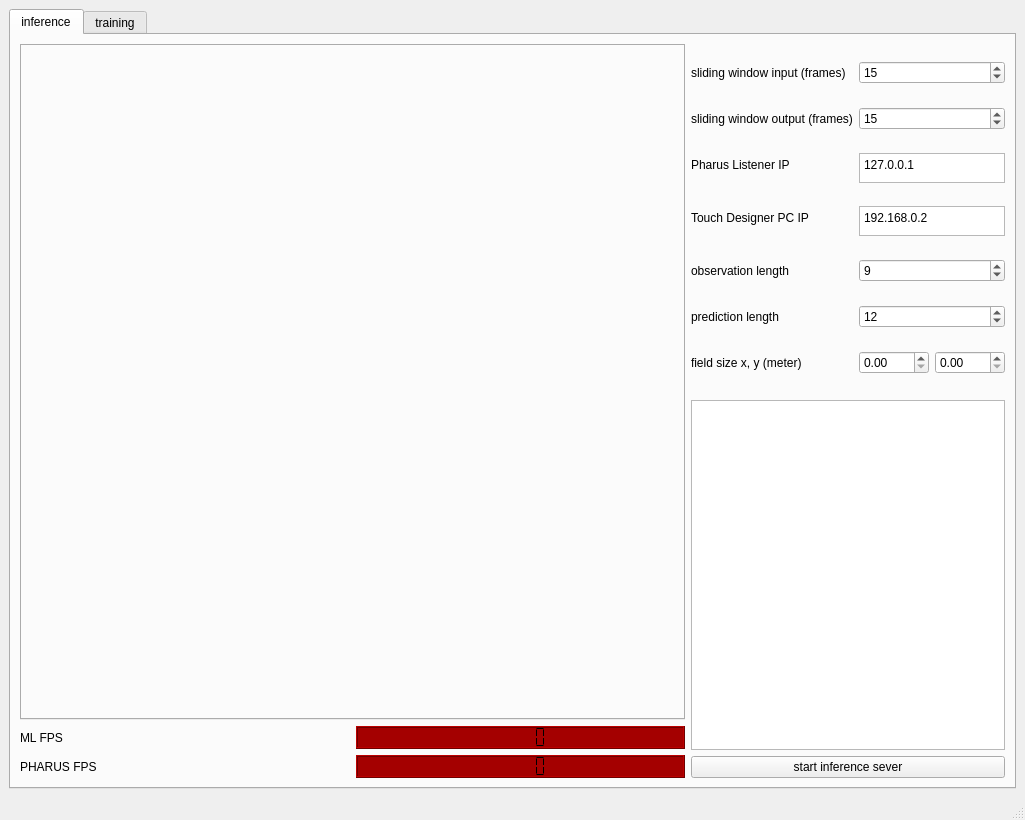
<?xml version="1.0" encoding="UTF-8"?>
<ui version="4.0">
 <class>MainWindow</class>
 <widget class="QMainWindow" name="MainWindow">
  <property name="geometry">
   <rect>
    <x>0</x>
    <y>0</y>
    <width>1025</width>
    <height>820</height>
   </rect>
  </property>
  <property name="windowTitle">
   <string>SystemFailed Trajectory Inference</string>
  </property>
  <property name="unifiedTitleAndToolBarOnMac">
   <bool>false</bool>
  </property>
  <widget class="QWidget" name="centralwidget">
   <layout class="QVBoxLayout" name="verticalLayout">
    <item>
     <widget class="QTabWidget" name="tabWidget">
      <property name="sizePolicy">
       <sizepolicy hsizetype="Expanding" vsizetype="Expanding">
        <horstretch>1</horstretch>
        <verstretch>1</verstretch>
       </sizepolicy>
      </property>
      <property name="sizeIncrement">
       <size>
        <width>1</width>
        <height>1</height>
       </size>
      </property>
      <property name="currentIndex">
       <number>0</number>
      </property>
      <widget class="QWidget" name="inference_tab">
       <attribute name="title">
        <string>inference</string>
       </attribute>
       <layout class="QHBoxLayout" name="horizontalLayout_3">
        <item>
         <layout class="QHBoxLayout" name="horizontalLayout_4">
          <property name="sizeConstraint">
           <enum>QLayout::SetNoConstraint</enum>
          </property>
          <item>
           <layout class="QVBoxLayout" name="verticalLayout_3">
            <property name="sizeConstraint">
             <enum>QLayout::SetNoConstraint</enum>
            </property>
            <item>
             <widget class="QTabWidget" name="visualizer">
              <property name="sizePolicy">
               <sizepolicy hsizetype="Expanding" vsizetype="Expanding">
                <horstretch>1</horstretch>
                <verstretch>1</verstretch>
               </sizepolicy>
              </property>
              <property name="sizeIncrement">
               <size>
                <width>1</width>
                <height>1</height>
               </size>
              </property>
              <property name="currentIndex">
               <number>-1</number>
              </property>
             </widget>
            </item>
            <item>
             <layout class="QHBoxLayout" name="horizontalLayout_2">
              <item>
               <layout class="QGridLayout" name="gridLayout">
                <item row="1" column="1">
                 <widget class="QLCDNumber" name="pharus_fps">
                  <property name="styleSheet">
                   <string notr="true">background-color: rgb(164, 0, 0);</string>
                  </property>
                  <property name="segmentStyle">
                   <enum>QLCDNumber::Flat</enum>
                  </property>
                 </widget>
                </item>
                <item row="1" column="0">
                 <widget class="QLabel" name="label_2">
                  <property name="text">
                   <string>PHARUS FPS</string>
                  </property>
                 </widget>
                </item>
                <item row="0" column="1">
                 <widget class="QLCDNumber" name="ml_fps">
                  <property name="styleSheet">
                   <string notr="true">background-color: rgb(164, 0, 0);</string>
                  </property>
                  <property name="segmentStyle">
                   <enum>QLCDNumber::Flat</enum>
                  </property>
                 </widget>
                </item>
                <item row="0" column="0">
                 <widget class="QLabel" name="label">
                  <property name="text">
                   <string>ML FPS</string>
                  </property>
                 </widget>
                </item>
               </layout>
              </item>
             </layout>
            </item>
           </layout>
          </item>
          <item>
           <layout class="QVBoxLayout" name="verticalLayout_2">
            <property name="spacing">
             <number>6</number>
            </property>
            <property name="sizeConstraint">
             <enum>QLayout::SetMaximumSize</enum>
            </property>
            <item>
             <layout class="QFormLayout" name="formLayout">
              <property name="sizeConstraint">
               <enum>QLayout::SetFixedSize</enum>
              </property>
              <property name="formAlignment">
               <set>Qt::AlignLeading|Qt::AlignLeft|Qt::AlignVCenter</set>
              </property>
              <item row="0" column="1">
               <widget class="QSpinBox" name="sliding_window_frames">
                <property name="minimum">
                 <number>1</number>
                </property>
                <property name="value">
                 <number>15</number>
                </property>
               </widget>
              </item>
              <item row="2" column="0">
               <widget class="QLabel" name="label_3">
                <property name="text">
                 <string>Pharus Listener IP</string>
                </property>
               </widget>
              </item>
              <item row="2" column="1">
               <widget class="QPlainTextEdit" name="pharus_listener_ip">
                <property name="sizePolicy">
                 <sizepolicy hsizetype="Fixed" vsizetype="MinimumExpanding">
                  <horstretch>0</horstretch>
                  <verstretch>0</verstretch>
                 </sizepolicy>
                </property>
                <property name="maximumSize">
                 <size>
                  <width>146</width>
                  <height>30</height>
                 </size>
                </property>
                <property name="plainText">
                 <string>127.0.0.1</string>
                </property>
               </widget>
              </item>
              <item row="3" column="0">
               <widget class="QLabel" name="label_4">
                <property name="text">
                 <string>Touch Designer PC IP</string>
                </property>
               </widget>
              </item>
              <item row="3" column="1">
               <widget class="QPlainTextEdit" name="touch_designer_pc_ip">
                <property name="sizePolicy">
                 <sizepolicy hsizetype="Minimum" vsizetype="Expanding">
                  <horstretch>0</horstretch>
                  <verstretch>0</verstretch>
                 </sizepolicy>
                </property>
                <property name="maximumSize">
                 <size>
                  <width>146</width>
                  <height>30</height>
                 </size>
                </property>
                <property name="plainText">
                 <string>192.168.0.2</string>
                </property>
               </widget>
              </item>
              <item row="4" column="0">
               <widget class="QLabel" name="label_7">
                <property name="text">
                 <string>observation length</string>
                </property>
               </widget>
              </item>
              <item row="4" column="1">
               <widget class="QSpinBox" name="inference_obs_length">
                <property name="sizePolicy">
                 <sizepolicy hsizetype="Minimum" vsizetype="Fixed">
                  <horstretch>0</horstretch>
                  <verstretch>0</verstretch>
                 </sizepolicy>
                </property>
                <property name="value">
                 <number>9</number>
                </property>
               </widget>
              </item>
              <item row="5" column="0">
               <widget class="QLabel" name="label_6">
                <property name="text">
                 <string>prediction length</string>
                </property>
               </widget>
              </item>
              <item row="5" column="1">
               <widget class="QSpinBox" name="inference_pred_length">
                <property name="sizePolicy">
                 <sizepolicy hsizetype="Minimum" vsizetype="Fixed">
                  <horstretch>0</horstretch>
                  <verstretch>0</verstretch>
                 </sizepolicy>
                </property>
                <property name="value">
                 <number>12</number>
                </property>
               </widget>
              </item>
              <item row="6" column="0">
               <widget class="QLabel" name="label_8">
                <property name="text">
                 <string>field size x, y (meter)</string>
                </property>
               </widget>
              </item>
              <item row="6" column="1">
               <layout class="QHBoxLayout" name="horizontalLayout">
                <property name="sizeConstraint">
                 <enum>QLayout::SetFixedSize</enum>
                </property>
                <item>
                 <widget class="QDoubleSpinBox" name="doubleSpinBox_2">
                  <property name="sizePolicy">
                   <sizepolicy hsizetype="Minimum" vsizetype="Fixed">
                    <horstretch>0</horstretch>
                    <verstretch>0</verstretch>
                   </sizepolicy>
                  </property>
                 </widget>
                </item>
                <item>
                 <widget class="QDoubleSpinBox" name="doubleSpinBox">
                  <property name="sizePolicy">
                   <sizepolicy hsizetype="Minimum" vsizetype="Fixed">
                    <horstretch>0</horstretch>
                    <verstretch>0</verstretch>
                   </sizepolicy>
                  </property>
                 </widget>
                </item>
               </layout>
              </item>
              <item row="0" column="0">
               <widget class="QLabel" name="label_19">
                <property name="text">
                 <string>sliding window input (frames)</string>
                </property>
               </widget>
              </item>
              <item row="1" column="0">
               <widget class="QLabel" name="label_20">
                <property name="text">
                 <string>sliding window output (frames)</string>
                </property>
               </widget>
              </item>
              <item row="1" column="1">
               <widget class="QSpinBox" name="sliding_window_frames_output">
                <property name="minimum">
                 <number>1</number>
                </property>
                <property name="value">
                 <number>15</number>
                </property>
               </widget>
              </item>
             </layout>
            </item>
            <item>
             <widget class="QListView" name="model_list_view">
              <property name="sizePolicy">
               <sizepolicy hsizetype="Minimum" vsizetype="Expanding">
                <horstretch>0</horstretch>
                <verstretch>0</verstretch>
               </sizepolicy>
              </property>
             </widget>
            </item>
            <item>
             <widget class="QPushButton" name="start_button">
              <property name="text">
               <string>start inference sever</string>
              </property>
             </widget>
            </item>
           </layout>
          </item>
         </layout>
        </item>
       </layout>
      </widget>
      <widget class="QWidget" name="training_tab">
       <attribute name="title">
        <string>training</string>
       </attribute>
       <layout class="QVBoxLayout" name="verticalLayout_6">
        <item>
         <layout class="QHBoxLayout" name="horizontalLayout_5">
          <property name="sizeConstraint">
           <enum>QLayout::SetNoConstraint</enum>
          </property>
          <item>
           <layout class="QVBoxLayout" name="verticalLayout_4">
            <property name="sizeConstraint">
             <enum>QLayout::SetNoConstraint</enum>
            </property>
            <item>
             <widget class="QTabWidget" name="training_visualizer">
              <property name="sizePolicy">
               <sizepolicy hsizetype="Expanding" vsizetype="Expanding">
                <horstretch>1</horstretch>
                <verstretch>1</verstretch>
               </sizepolicy>
              </property>
              <property name="sizeIncrement">
               <size>
                <width>1</width>
                <height>1</height>
               </size>
              </property>
              <property name="currentIndex">
               <number>-1</number>
              </property>
             </widget>
            </item>
            <item>
             <widget class="QTextBrowser" name="training_output"/>
            </item>
           </layout>
          </item>
          <item>
           <layout class="QVBoxLayout" name="verticalLayout_5">
            <property name="spacing">
             <number>6</number>
            </property>
            <property name="sizeConstraint">
             <enum>QLayout::SetFixedSize</enum>
            </property>
            <item>
             <layout class="QFormLayout" name="formLayout_2">
              <property name="sizeConstraint">
               <enum>QLayout::SetFixedSize</enum>
              </property>
              <property name="formAlignment">
               <set>Qt::AlignLeading|Qt::AlignLeft|Qt::AlignVCenter</set>
              </property>
              <item row="2" column="0">
               <widget class="QLabel" name="label_9">
                <property name="sizePolicy">
                 <sizepolicy hsizetype="Fixed" vsizetype="Preferred">
                  <horstretch>0</horstretch>
                  <verstretch>0</verstretch>
                 </sizepolicy>
                </property>
                <property name="text">
                 <string>model name</string>
                </property>
               </widget>
              </item>
              <item row="2" column="1">
               <widget class="QLineEdit" name="lineEdit">
                <property name="sizePolicy">
                 <sizepolicy hsizetype="Fixed" vsizetype="Fixed">
                  <horstretch>0</horstretch>
                  <verstretch>0</verstretch>
                 </sizepolicy>
                </property>
               </widget>
              </item>
              <item row="3" column="0">
               <widget class="QLabel" name="label_12">
                <property name="sizePolicy">
                 <sizepolicy hsizetype="Fixed" vsizetype="Preferred">
                  <horstretch>0</horstretch>
                  <verstretch>0</verstretch>
                 </sizepolicy>
                </property>
                <property name="text">
                 <string>observation length</string>
                </property>
               </widget>
              </item>
              <item row="3" column="1">
               <widget class="QSpinBox" name="obs_length">
                <property name="sizePolicy">
                 <sizepolicy hsizetype="Fixed" vsizetype="Fixed">
                  <horstretch>0</horstretch>
                  <verstretch>0</verstretch>
                 </sizepolicy>
                </property>
                <property name="maximumSize">
                 <size>
                  <width>400</width>
                  <height>16777215</height>
                 </size>
                </property>
                <property name="value">
                 <number>9</number>
                </property>
               </widget>
              </item>
              <item row="4" column="0">
               <widget class="QLabel" name="label_13">
                <property name="sizePolicy">
                 <sizepolicy hsizetype="Fixed" vsizetype="Preferred">
                  <horstretch>0</horstretch>
                  <verstretch>0</verstretch>
                 </sizepolicy>
                </property>
                <property name="text">
                 <string>prediction length</string>
                </property>
               </widget>
              </item>
              <item row="4" column="1">
               <widget class="QSpinBox" name="pred_length">
                <property name="sizePolicy">
                 <sizepolicy hsizetype="Fixed" vsizetype="Fixed">
                  <horstretch>0</horstretch>
                  <verstretch>0</verstretch>
                 </sizepolicy>
                </property>
                <property name="maximumSize">
                 <size>
                  <width>400</width>
                  <height>16777215</height>
                 </size>
                </property>
                <property name="value">
                 <number>12</number>
                </property>
               </widget>
              </item>
              <item row="5" column="0">
               <widget class="QLabel" name="label_5">
                <property name="sizePolicy">
                 <sizepolicy hsizetype="Fixed" vsizetype="Preferred">
                  <horstretch>0</horstretch>
                  <verstretch>0</verstretch>
                 </sizepolicy>
                </property>
                <property name="text">
                 <string>epochs</string>
                </property>
               </widget>
              </item>
              <item row="5" column="1">
               <widget class="QSpinBox" name="epochs">
                <property name="sizePolicy">
                 <sizepolicy hsizetype="Fixed" vsizetype="Fixed">
                  <horstretch>0</horstretch>
                  <verstretch>0</verstretch>
                 </sizepolicy>
                </property>
                <property name="maximumSize">
                 <size>
                  <width>400</width>
                  <height>16777215</height>
                 </size>
                </property>
                <property name="minimum">
                 <number>1</number>
                </property>
                <property name="maximum">
                 <number>9999</number>
                </property>
                <property name="value">
                 <number>200</number>
                </property>
               </widget>
              </item>
              <item row="6" column="0">
               <widget class="QLabel" name="label_11">
                <property name="sizePolicy">
                 <sizepolicy hsizetype="Fixed" vsizetype="Preferred">
                  <horstretch>0</horstretch>
                  <verstretch>0</verstretch>
                 </sizepolicy>
                </property>
                <property name="text">
                 <string>batch size</string>
                </property>
               </widget>
              </item>
              <item row="6" column="1">
               <widget class="QSpinBox" name="batch_size">
                <property name="sizePolicy">
                 <sizepolicy hsizetype="Fixed" vsizetype="Fixed">
                  <horstretch>0</horstretch>
                  <verstretch>0</verstretch>
                 </sizepolicy>
                </property>
                <property name="maximumSize">
                 <size>
                  <width>400</width>
                  <height>16777215</height>
                 </size>
                </property>
                <property name="value">
                 <number>1</number>
                </property>
               </widget>
              </item>
              <item row="7" column="0">
               <widget class="QLabel" name="label_15">
                <property name="sizePolicy">
                 <sizepolicy hsizetype="Fixed" vsizetype="Preferred">
                  <horstretch>0</horstretch>
                  <verstretch>0</verstretch>
                 </sizepolicy>
                </property>
                <property name="text">
                 <string>save every n epochs</string>
                </property>
               </widget>
              </item>
              <item row="7" column="1">
               <widget class="QSpinBox" name="save_every_n_epochs">
                <property name="sizePolicy">
                 <sizepolicy hsizetype="Fixed" vsizetype="Fixed">
                  <horstretch>0</horstretch>
                  <verstretch>0</verstretch>
                 </sizepolicy>
                </property>
                <property name="maximumSize">
                 <size>
                  <width>400</width>
                  <height>16777215</height>
                 </size>
                </property>
                <property name="value">
                 <number>5</number>
                </property>
               </widget>
              </item>
              <item row="10" column="0">
               <widget class="QLabel" name="label_14">
                <property name="sizePolicy">
                 <sizepolicy hsizetype="Fixed" vsizetype="Preferred">
                  <horstretch>0</horstretch>
                  <verstretch>0</verstretch>
                 </sizepolicy>
                </property>
                <property name="text">
                 <string>field size x, y (meter)</string>
                </property>
               </widget>
              </item>
              <item row="10" column="1">
               <layout class="QHBoxLayout" name="horizontalLayout_7">
                <property name="sizeConstraint">
                 <enum>QLayout::SetFixedSize</enum>
                </property>
                <item>
                 <widget class="QDoubleSpinBox" name="doubleSpinBox_3">
                  <property name="sizePolicy">
                   <sizepolicy hsizetype="Fixed" vsizetype="Fixed">
                    <horstretch>0</horstretch>
                    <verstretch>0</verstretch>
                   </sizepolicy>
                  </property>
                  <property name="maximumSize">
                   <size>
                    <width>190</width>
                    <height>16777215</height>
                   </size>
                  </property>
                 </widget>
                </item>
                <item>
                 <widget class="QDoubleSpinBox" name="doubleSpinBox_4">
                  <property name="sizePolicy">
                   <sizepolicy hsizetype="Fixed" vsizetype="Fixed">
                    <horstretch>0</horstretch>
                    <verstretch>0</verstretch>
                   </sizepolicy>
                  </property>
                  <property name="maximumSize">
                   <size>
                    <width>190</width>
                    <height>16777215</height>
                   </size>
                  </property>
                 </widget>
                </item>
               </layout>
              </item>
              <item row="8" column="0">
               <widget class="QLabel" name="label_16">
                <property name="sizePolicy">
                 <sizepolicy hsizetype="Fixed" vsizetype="Preferred">
                  <horstretch>0</horstretch>
                  <verstretch>0</verstretch>
                 </sizepolicy>
                </property>
                <property name="text">
                 <string>learning rate</string>
                </property>
               </widget>
              </item>
              <item row="8" column="1">
               <widget class="QDoubleSpinBox" name="learning_rate">
                <property name="sizePolicy">
                 <sizepolicy hsizetype="Fixed" vsizetype="Fixed">
                  <horstretch>0</horstretch>
                  <verstretch>0</verstretch>
                 </sizepolicy>
                </property>
                <property name="maximumSize">
                 <size>
                  <width>400</width>
                  <height>16777215</height>
                 </size>
                </property>
                <property name="decimals">
                 <number>5</number>
                </property>
                <property name="singleStep">
                 <double>0.000010000000000</double>
                </property>
                <property name="value">
                 <double>0.001000000000000</double>
                </property>
               </widget>
              </item>
              <item row="9" column="0">
               <widget class="QLabel" name="label_17">
                <property name="sizePolicy">
                 <sizepolicy hsizetype="Fixed" vsizetype="Preferred">
                  <horstretch>0</horstretch>
                  <verstretch>0</verstretch>
                 </sizepolicy>
                </property>
                <property name="text">
                 <string>step size lr scheduler</string>
                </property>
               </widget>
              </item>
              <item row="1" column="0">
               <widget class="QLabel" name="label_10">
                <property name="sizePolicy">
                 <sizepolicy hsizetype="Fixed" vsizetype="Preferred">
                  <horstretch>0</horstretch>
                  <verstretch>0</verstretch>
                 </sizepolicy>
                </property>
                <property name="text">
                 <string>training data</string>
                </property>
                <property name="alignment">
                 <set>Qt::AlignCenter</set>
                </property>
               </widget>
              </item>
              <item row="1" column="1">
               <layout class="QHBoxLayout" name="horizontalLayout_6">
                <item>
                 <widget class="QLabel" name="training_data_select_label">
                  <property name="sizePolicy">
                   <sizepolicy hsizetype="Fixed" vsizetype="Fixed">
                    <horstretch>0</horstretch>
                    <verstretch>0</verstretch>
                   </sizepolicy>
                  </property>
                  <property name="minimumSize">
                   <size>
                    <width>130</width>
                    <height>25</height>
                   </size>
                  </property>
                  <property name="styleSheet">
                   <string notr="true">background-color: rgb(164, 0, 0);</string>
                  </property>
                  <property name="text">
                   <string>no folder selected</string>
                  </property>
                  <property name="alignment">
                   <set>Qt::AlignCenter</set>
                  </property>
                 </widget>
                </item>
                <item>
                 <widget class="QPushButton" name="training_data_select_button">
                  <property name="sizePolicy">
                   <sizepolicy hsizetype="Fixed" vsizetype="Fixed">
                    <horstretch>0</horstretch>
                    <verstretch>0</verstretch>
                   </sizepolicy>
                  </property>
                  <property name="text">
                   <string>select</string>
                  </property>
                 </widget>
                </item>
               </layout>
              </item>
              <item row="0" column="0">
               <widget class="QLabel" name="label_18">
                <property name="text">
                 <string>pharus data</string>
                </property>
               </widget>
              </item>
              <item row="0" column="1">
               <layout class="QHBoxLayout" name="horizontalLayout_9">
                <item>
                 <widget class="QLabel" name="pharus_data_select_label">
                  <property name="sizePolicy">
                   <sizepolicy hsizetype="Fixed" vsizetype="Fixed">
                    <horstretch>0</horstretch>
                    <verstretch>0</verstretch>
                   </sizepolicy>
                  </property>
                  <property name="minimumSize">
                   <size>
                    <width>130</width>
                    <height>25</height>
                   </size>
                  </property>
                  <property name="styleSheet">
                   <string notr="true">background-color: rgb(164, 0, 0);</string>
                  </property>
                  <property name="text">
                   <string>no file selected</string>
                  </property>
                  <property name="alignment">
                   <set>Qt::AlignCenter</set>
                  </property>
                 </widget>
                </item>
                <item>
                 <widget class="QPushButton" name="pharus_data_select_button">
                  <property name="sizePolicy">
                   <sizepolicy hsizetype="Fixed" vsizetype="Fixed">
                    <horstretch>0</horstretch>
                    <verstretch>0</verstretch>
                   </sizepolicy>
                  </property>
                  <property name="text">
                   <string>select</string>
                  </property>
                 </widget>
                </item>
               </layout>
              </item>
              <item row="9" column="1">
               <widget class="QSpinBox" name="step_size_lr_scheduler">
                <property name="minimum">
                 <number>1</number>
                </property>
                <property name="value">
                 <number>10</number>
                </property>
               </widget>
              </item>
             </layout>
            </item>
            <item>
             <layout class="QHBoxLayout" name="horizontalLayout_8">
              <property name="sizeConstraint">
               <enum>QLayout::SetNoConstraint</enum>
              </property>
              <item>
               <widget class="QPushButton" name="training_convert_pharus_button">
                <property name="text">
                 <string>convert pharus</string>
                </property>
               </widget>
              </item>
              <item>
               <widget class="QPushButton" name="training_visualize_data_button">
                <property name="sizePolicy">
                 <sizepolicy hsizetype="Fixed" vsizetype="Fixed">
                  <horstretch>0</horstretch>
                  <verstretch>0</verstretch>
                 </sizepolicy>
                </property>
                <property name="maximumSize">
                 <size>
                  <width>180</width>
                  <height>16777215</height>
                 </size>
                </property>
                <property name="text">
                 <string>visualize data</string>
                </property>
               </widget>
              </item>
              <item>
               <widget class="QPushButton" name="training_start_button">
                <property name="sizePolicy">
                 <sizepolicy hsizetype="Fixed" vsizetype="Fixed">
                  <horstretch>0</horstretch>
                  <verstretch>0</verstretch>
                 </sizepolicy>
                </property>
                <property name="maximumSize">
                 <size>
                  <width>180</width>
                  <height>16777215</height>
                 </size>
                </property>
                <property name="text">
                 <string>start training</string>
                </property>
               </widget>
              </item>
              <item>
               <widget class="QPushButton" name="continue_training_button">
                <property name="text">
                 <string>continue training</string>
                </property>
               </widget>
              </item>
             </layout>
            </item>
            <item>
             <widget class="Line" name="line">
              <property name="orientation">
               <enum>Qt::Horizontal</enum>
              </property>
             </widget>
            </item>
            <item>
             <widget class="QTextBrowser" name="textBrowser_2">
              <property name="sizePolicy">
               <sizepolicy hsizetype="Minimum" vsizetype="Expanding">
                <horstretch>0</horstretch>
                <verstretch>0</verstretch>
               </sizepolicy>
              </property>
             </widget>
            </item>
           </layout>
          </item>
         </layout>
        </item>
       </layout>
      </widget>
     </widget>
    </item>
   </layout>
  </widget>
  <widget class="QMenuBar" name="menubar">
   <property name="geometry">
    <rect>
     <x>0</x>
     <y>0</y>
     <width>1025</width>
     <height>22</height>
    </rect>
   </property>
  </widget>
  <widget class="QStatusBar" name="statusbar"/>
 </widget>
 <resources/>
 <connections/>
</ui>
